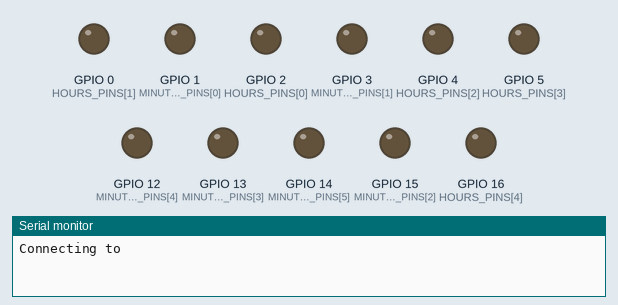
The sketch below on a simulated ESP8266 (NodeMCU). Shown: output pins drawn as LEDs (lit = HIGH), the last lines printed to the serial monitor. WiFi joins after 1.5 s; servers stay silent unless stated; network time is answered at once with the bench clock; the local clock reads 2024-03-15 10:24:30 at power-on unless the sketch sets it.

Above: at 0.1 s.
At 1.6 s:
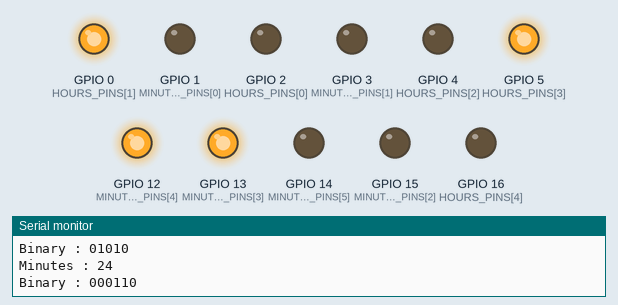
At 31.0 s:
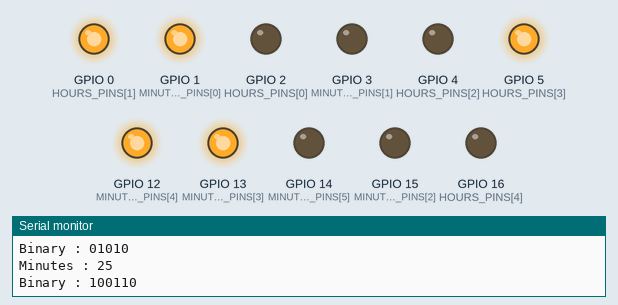
At 90.6 s:
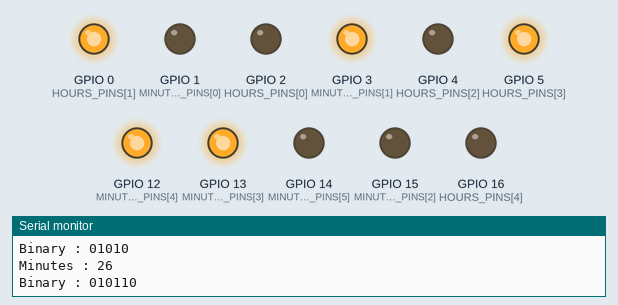
Timing chart, 0 to 92.1 s (numbered marks = the images above):
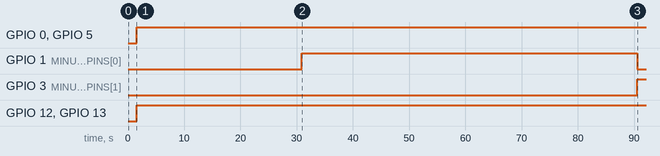

The sketch:

1065-Erigor.ino
```cpp
#include <ESP8266WiFi.h>
#include <WiFiUdp.h>
#include <NTPClient.h>


int HOURS_PINS[5] = {2, 0, 4, 5, 16};
//int HOURS_PINS[5] = {16, 5, 4, 0, 2};
int MINUTES_PINS[6] = {1, 3, 15, 13, 12, 14};
//int MINUTES_PINS[6] = {14, 12, 13, 15, 3, 1};

int HOURS = 0;
int MINUTES = 0;

WiFiUDP ntpUDP;
NTPClient timeClient(ntpUDP, "asia.pool.ntp.org", 28800, 60000);


void connectToWiFi(){

char* ssid = "";  //wifi ssid
char* password = "";   //wifi password

    Serial.println();
    Serial.println();
    Serial.print("Connecting to ");
    Serial.println(ssid);
    WiFi.begin(ssid, password);
    while (WiFi.status() != WL_CONNECTED) {
        delay(500);
        Serial.print(".");
    }
    Serial.println("");
    Serial.println("WiFi connected");
    Serial.println("IP address: ");
    Serial.println(WiFi.localIP());

}


void updateTime(int *hours, int *minutes){


    String formattedTime;
    String stringHours;
    String stringMinutes;

    //get timestamp
    while(!timeClient.update()) {
        timeClient.forceUpdate();
    }
    formattedTime = timeClient.getFormattedTime();

    //convert string timestamp to int
    stringHours = formattedTime.substring(0, 2);
    stringMinutes = formattedTime.substring(3, 5);

    *hours = atoi(stringHours.c_str());
    *minutes = atoi(stringMinutes.c_str());
}

void setup() {

  //start serial communication
  Serial.begin(9600);

    //connect to wifi
    connectToWiFi();

    timeClient.begin();


  //set led pin's as output
  for(int i = 0; i < 5; i++)
      pinMode(HOURS_PINS[i], OUTPUT);
  for(int i = 0; i < 6; i++)
      pinMode(MINUTES_PINS[i], OUTPUT);


}

void loop() {

    Serial.println("\n------------------------------------------\n");

    //update hours & seconds
    updateTime(&HOURS, &MINUTES);

    Serial.print("Hours : ");
    Serial.println(HOURS);

    Serial.print("Binary : ");
    //convert hours to binary
    for(int i = 0; i < 5; i++){
        digitalWrite(HOURS_PINS[i], HOURS % 2);
        Serial.print(HOURS % 2);
        HOURS /= 2;
    }
    Serial.println();
    Serial.println();

    Serial.print("Minutes : ");
    Serial.println(MINUTES);
    Serial.print("Binary : ");
    //convert minutes to binary
    for(int i = 0; i < 6; i++){
        digitalWrite(MINUTES_PINS[i], MINUTES % 2);
        Serial.print(MINUTES % 2);
        MINUTES /= 2;
    }
    Serial.println();
    Serial.println();

  delay(1000);
}
```

Measured:
- by itself, GPIO 0 (HOURS_PINS[1]), GPIO 5 (HOURS_PINS[3]), GPIO 12 (MINUTES_PINS[4]), GPIO 13 (MINUTES_PINS[3]): LOW → HIGH at 1.6 s
- by itself, GPIO 1 (MINUTES_PINS[0]): LOW → HIGH at 30.9 s, → LOW 59.7 s later
- by itself, GPIO 3 (MINUTES_PINS[1]): LOW → HIGH at 90.6 s
